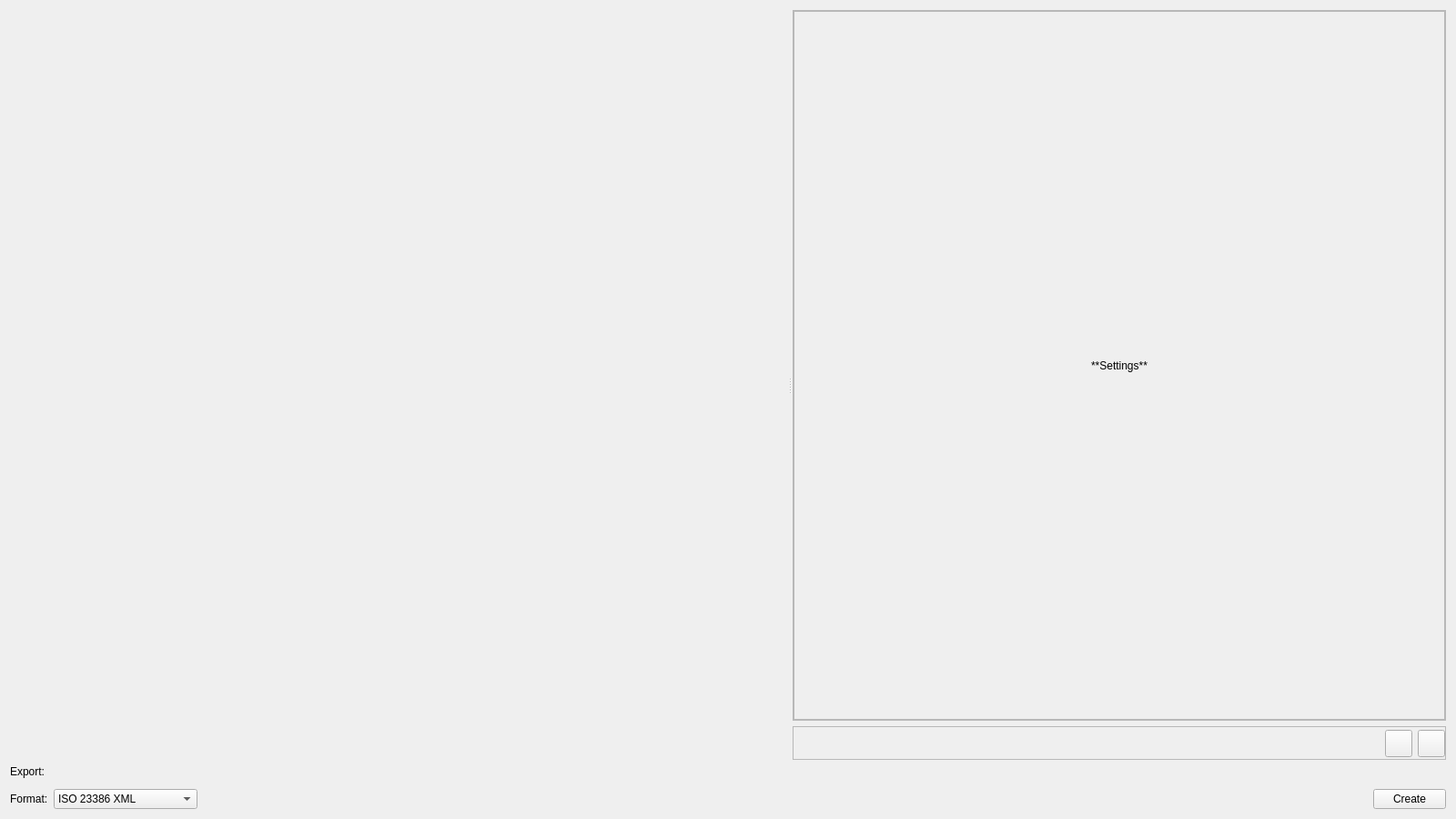
<?xml version="1.0" encoding="UTF-8"?>
<ui version="4.0">
 <class>Form</class>
 <widget class="QWidget" name="Form">
  <property name="geometry">
   <rect>
    <x>0</x>
    <y>0</y>
    <width>1600</width>
    <height>900</height>
   </rect>
  </property>
  <property name="windowTitle">
   <string>Form</string>
  </property>
  <layout class="QGridLayout" name="gridLayout">
   <item row="4" column="0">
    <widget class="FileSelector" name="fw_output" native="true"/>
   </item>
   <item row="5" column="0">
    <layout class="QHBoxLayout" name="button_layout">
     <item>
      <widget class="QLabel" name="label">
       <property name="text">
        <string>Format:</string>
       </property>
      </widget>
     </item>
     <item>
      <widget class="QComboBox" name="cb_format">
       <item>
        <property name="text">
         <string comment="iso_23386">ISO 23386 XML</string>
        </property>
       </item>
       <item>
        <property name="text">
         <string comment="loin">ISO 7817-3 XML (LOIN)</string>
        </property>
       </item>
      </widget>
     </item>
     <item>
      <spacer name="horizontalSpacer_2">
       <property name="orientation">
        <enum>Qt::Orientation::Horizontal</enum>
       </property>
       <property name="sizeHint" stdset="0">
        <size>
         <width>40</width>
         <height>20</height>
        </size>
       </property>
      </spacer>
     </item>
     <item>
      <widget class="QPushButton" name="pb_create">
       <property name="text">
        <string>Create</string>
       </property>
      </widget>
     </item>
    </layout>
   </item>
   <item row="3" column="0">
    <widget class="QLabel" name="label_3">
     <property name="text">
      <string>Export:</string>
     </property>
    </widget>
   </item>
   <item row="2" column="0">
    <widget class="QSplitter" name="splitter">
     <property name="sizePolicy">
      <sizepolicy hsizetype="Expanding" vsizetype="Preferred">
       <horstretch>0</horstretch>
       <verstretch>1</verstretch>
      </sizepolicy>
     </property>
     <property name="orientation">
      <enum>Qt::Orientation::Horizontal</enum>
     </property>
     <property name="handleWidth">
      <number>6</number>
     </property>
     <widget class="Widget" name="property_picker" native="true"/>
     <widget class="QWidget" name="settings_widget" native="true">
      <layout class="QVBoxLayout" name="verticalLayout">
       <property name="leftMargin">
        <number>0</number>
       </property>
       <property name="topMargin">
        <number>0</number>
       </property>
       <property name="rightMargin">
        <number>0</number>
       </property>
       <property name="bottomMargin">
        <number>0</number>
       </property>
       <item>
        <widget class="QScrollArea" name="scrollArea_2">
         <property name="widgetResizable">
          <bool>true</bool>
         </property>
         <widget class="QWidget" name="scrollAreaWidgetContents_3">
          <property name="geometry">
           <rect>
            <x>0</x>
            <y>0</y>
            <width>682</width>
            <height>761</height>
           </rect>
          </property>
          <layout class="QVBoxLayout" name="verticalLayout_3">
           <property name="spacing">
            <number>6</number>
           </property>
           <property name="leftMargin">
            <number>0</number>
           </property>
           <property name="topMargin">
            <number>0</number>
           </property>
           <property name="rightMargin">
            <number>0</number>
           </property>
           <property name="bottomMargin">
            <number>0</number>
           </property>
           <item>
            <widget class="QFrame" name="main_settings">
             <property name="frameShape">
              <enum>QFrame::Shape::StyledPanel</enum>
             </property>
             <property name="frameShadow">
              <enum>QFrame::Shadow::Raised</enum>
             </property>
             <layout class="QGridLayout" name="gridLayout_2">
              <item row="0" column="0" colspan="2">
               <widget class="QLabel" name="label_13">
                <property name="text">
                 <string>**Settings**</string>
                </property>
                <property name="textFormat">
                 <enum>Qt::TextFormat::MarkdownText</enum>
                </property>
                <property name="alignment">
                 <set>Qt::AlignmentFlag::AlignCenter</set>
                </property>
               </widget>
              </item>
             </layout>
            </widget>
           </item>
          </layout>
         </widget>
        </widget>
       </item>
       <item>
        <widget class="QFrame" name="fr_download">
         <property name="frameShape">
          <enum>QFrame::Shape::StyledPanel</enum>
         </property>
         <property name="frameShadow">
          <enum>QFrame::Shadow::Raised</enum>
         </property>
         <layout class="QHBoxLayout" name="horizontalLayout">
          <property name="spacing">
           <number>6</number>
          </property>
          <property name="leftMargin">
           <number>0</number>
          </property>
          <property name="topMargin">
           <number>0</number>
          </property>
          <property name="rightMargin">
           <number>0</number>
          </property>
          <property name="bottomMargin">
           <number>5</number>
          </property>
          <item>
           <spacer name="horizontalSpacer">
            <property name="orientation">
             <enum>Qt::Orientation::Horizontal</enum>
            </property>
            <property name="sizeHint" stdset="0">
             <size>
              <width>1</width>
              <height>20</height>
             </size>
            </property>
           </spacer>
          </item>
          <item>
           <widget class="QToolButton" name="pb_import">
            <property name="minimumSize">
             <size>
              <width>30</width>
              <height>30</height>
             </size>
            </property>
            <property name="maximumSize">
             <size>
              <width>24</width>
              <height>24</height>
             </size>
            </property>
            <property name="toolTip">
             <string>Import</string>
            </property>
            <property name="text">
             <string/>
            </property>
           </widget>
          </item>
          <item>
           <widget class="QToolButton" name="pb_export">
            <property name="sizePolicy">
             <sizepolicy hsizetype="Minimum" vsizetype="Minimum">
              <horstretch>0</horstretch>
              <verstretch>0</verstretch>
             </sizepolicy>
            </property>
            <property name="minimumSize">
             <size>
              <width>30</width>
              <height>30</height>
             </size>
            </property>
            <property name="maximumSize">
             <size>
              <width>24</width>
              <height>24</height>
             </size>
            </property>
            <property name="toolTip">
             <string>Export</string>
            </property>
            <property name="text">
             <string/>
            </property>
           </widget>
          </item>
         </layout>
        </widget>
       </item>
      </layout>
     </widget>
    </widget>
   </item>
  </layout>
 </widget>
 <customwidgets>
  <customwidget>
   <class>FileSelector</class>
   <extends>QWidget</extends>
   <header>bsdd_gui.presets.ui_presets</header>
   <container>1</container>
  </customwidget>
  <customwidget>
   <class>Widget</class>
   <extends>QWidget</extends>
   <header>bsdd_gui.module.property_picker.ui</header>
   <container>1</container>
  </customwidget>
 </customwidgets>
 <resources/>
 <connections/>
</ui>
